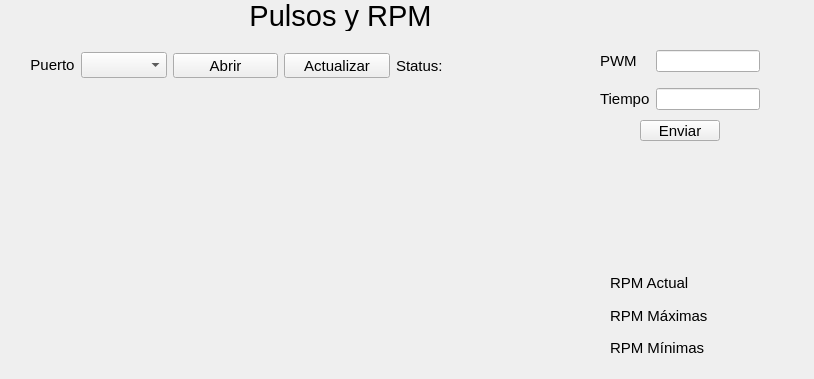
<?xml version="1.0" encoding="UTF-8"?>
<ui version="4.0">
 <class>Widget</class>
 <widget class="QWidget" name="Widget">
  <property name="geometry">
   <rect>
    <x>0</x>
    <y>0</y>
    <width>814</width>
    <height>379</height>
   </rect>
  </property>
  <property name="windowTitle">
   <string>Widget</string>
  </property>
  <widget class="QLabel" name="label">
   <property name="geometry">
    <rect>
     <x>-10</x>
     <y>0</y>
     <width>701</width>
     <height>31</height>
    </rect>
   </property>
   <property name="font">
    <font>
     <pointsize>22</pointsize>
    </font>
   </property>
   <property name="text">
    <string>Pulsos y RPM</string>
   </property>
   <property name="alignment">
    <set>Qt::AlignCenter</set>
   </property>
  </widget>
  <widget class="QWidget" name="horizontalLayoutWidget">
   <property name="geometry">
    <rect>
     <x>30</x>
     <y>50</y>
     <width>471</width>
     <height>31</height>
    </rect>
   </property>
   <layout class="QHBoxLayout" name="horizontalLayout">
    <item>
     <widget class="QLabel" name="label_2">
      <property name="sizePolicy">
       <sizepolicy hsizetype="Fixed" vsizetype="Fixed">
        <horstretch>0</horstretch>
        <verstretch>0</verstretch>
       </sizepolicy>
      </property>
      <property name="font">
       <font>
        <pointsize>11</pointsize>
       </font>
      </property>
      <property name="text">
       <string>Puerto</string>
      </property>
      <property name="alignment">
       <set>Qt::AlignCenter</set>
      </property>
     </widget>
    </item>
    <item>
     <widget class="QComboBox" name="comboBox">
      <property name="sizePolicy">
       <sizepolicy hsizetype="Fixed" vsizetype="Fixed">
        <horstretch>0</horstretch>
        <verstretch>0</verstretch>
       </sizepolicy>
      </property>
      <property name="font">
       <font>
        <pointsize>11</pointsize>
       </font>
      </property>
     </widget>
    </item>
    <item>
     <widget class="QToolButton" name="toolButton">
      <property name="sizePolicy">
       <sizepolicy hsizetype="Preferred" vsizetype="Maximum">
        <horstretch>0</horstretch>
        <verstretch>0</verstretch>
       </sizepolicy>
      </property>
      <property name="maximumSize">
       <size>
        <width>16777215</width>
        <height>16777215</height>
       </size>
      </property>
      <property name="font">
       <font>
        <pointsize>11</pointsize>
       </font>
      </property>
      <property name="text">
       <string>Abrir</string>
      </property>
     </widget>
    </item>
    <item>
     <widget class="QToolButton" name="toolButton_2">
      <property name="sizePolicy">
       <sizepolicy hsizetype="Minimum" vsizetype="Fixed">
        <horstretch>0</horstretch>
        <verstretch>0</verstretch>
       </sizepolicy>
      </property>
      <property name="font">
       <font>
        <pointsize>11</pointsize>
       </font>
      </property>
      <property name="text">
       <string>Actualizar</string>
      </property>
     </widget>
    </item>
    <item>
     <widget class="QLabel" name="label_3">
      <property name="sizePolicy">
       <sizepolicy hsizetype="Minimum" vsizetype="Preferred">
        <horstretch>0</horstretch>
        <verstretch>0</verstretch>
       </sizepolicy>
      </property>
      <property name="font">
       <font>
        <pointsize>11</pointsize>
       </font>
      </property>
      <property name="text">
       <string>Status: </string>
      </property>
     </widget>
    </item>
   </layout>
  </widget>
  <widget class="QWidget" name="gridLayoutWidget">
   <property name="geometry">
    <rect>
     <x>600</x>
     <y>40</y>
     <width>160</width>
     <height>80</height>
    </rect>
   </property>
   <layout class="QGridLayout" name="gridLayout">
    <item row="0" column="0">
     <widget class="QLabel" name="label_4">
      <property name="font">
       <font>
        <pointsize>11</pointsize>
       </font>
      </property>
      <property name="text">
       <string>PWM</string>
      </property>
     </widget>
    </item>
    <item row="1" column="0">
     <widget class="QLabel" name="label_5">
      <property name="font">
       <font>
        <pointsize>11</pointsize>
       </font>
      </property>
      <property name="text">
       <string>Tiempo</string>
      </property>
     </widget>
    </item>
    <item row="0" column="1">
     <widget class="QLineEdit" name="lineEdit"/>
    </item>
    <item row="1" column="1">
     <widget class="QLineEdit" name="lineEdit_2"/>
    </item>
   </layout>
  </widget>
  <widget class="QPushButton" name="pushButton">
   <property name="geometry">
    <rect>
     <x>640</x>
     <y>120</y>
     <width>80</width>
     <height>21</height>
    </rect>
   </property>
   <property name="font">
    <font>
     <pointsize>11</pointsize>
    </font>
   </property>
   <property name="text">
    <string>Enviar</string>
   </property>
  </widget>
  <widget class="QWidget" name="verticalLayoutWidget">
   <property name="geometry">
    <rect>
     <x>610</x>
     <y>270</y>
     <width>171</width>
     <height>91</height>
    </rect>
   </property>
   <layout class="QVBoxLayout" name="verticalLayout">
    <item>
     <widget class="QLabel" name="label_6">
      <property name="font">
       <font>
        <pointsize>11</pointsize>
       </font>
      </property>
      <property name="text">
       <string>RPM Actual</string>
      </property>
     </widget>
    </item>
    <item>
     <widget class="QLabel" name="label_7">
      <property name="font">
       <font>
        <pointsize>11</pointsize>
       </font>
      </property>
      <property name="text">
       <string>RPM Máximas</string>
      </property>
     </widget>
    </item>
    <item>
     <widget class="QLabel" name="label_8">
      <property name="font">
       <font>
        <pointsize>11</pointsize>
       </font>
      </property>
      <property name="text">
       <string>RPM Mínimas</string>
      </property>
     </widget>
    </item>
   </layout>
  </widget>
  <widget class="QCustomPlot" name="myplot" native="true">
   <property name="geometry">
    <rect>
     <x>0</x>
     <y>90</y>
     <width>571</width>
     <height>291</height>
    </rect>
   </property>
   <property name="font">
    <font>
     <pointsize>12</pointsize>
    </font>
   </property>
  </widget>
 </widget>
 <customwidgets>
  <customwidget>
   <class>QCustomPlot</class>
   <extends>QWidget</extends>
   <header>qcustomplot.h</header>
   <container>1</container>
  </customwidget>
 </customwidgets>
 <resources/>
 <connections/>
</ui>
